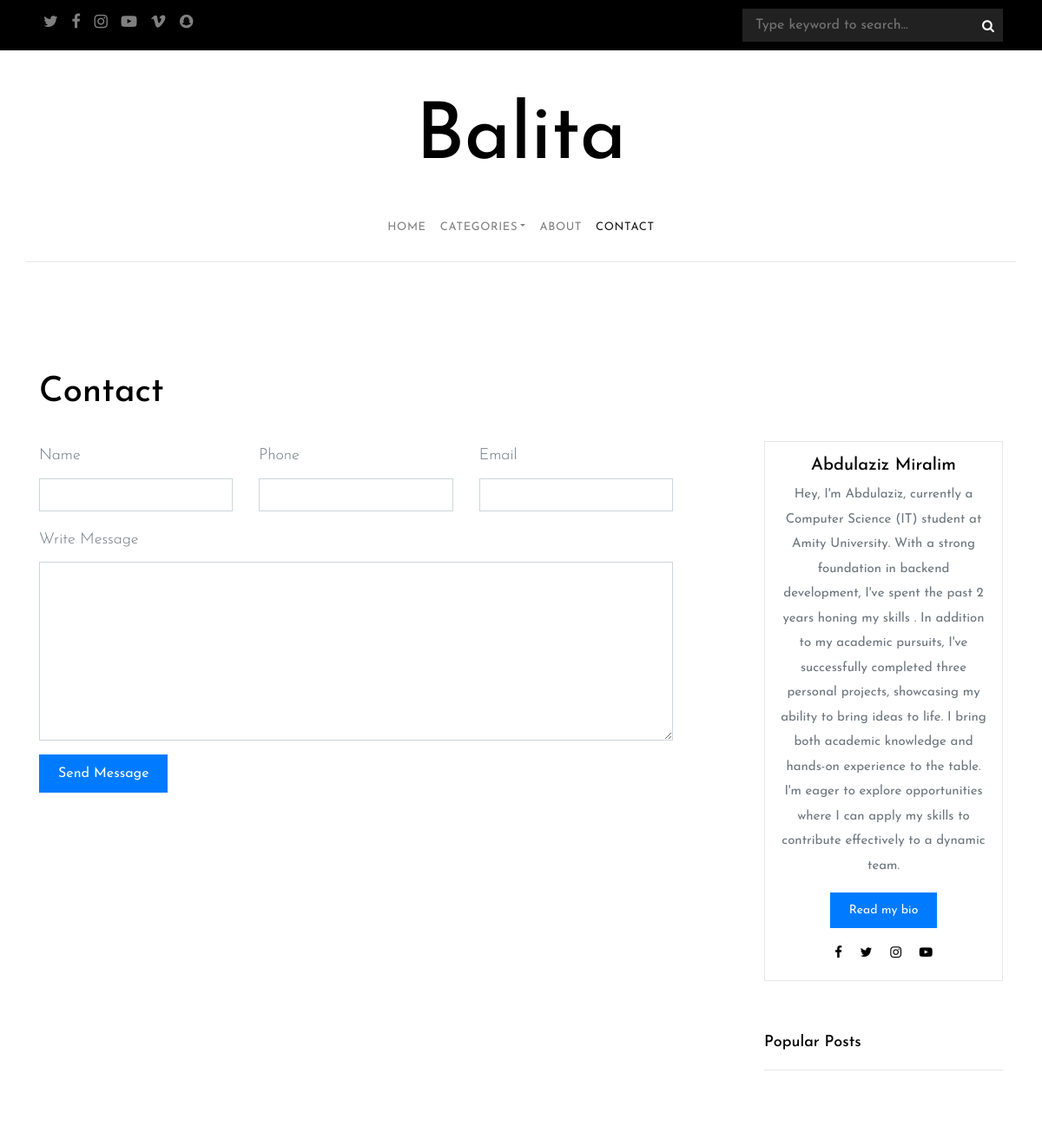
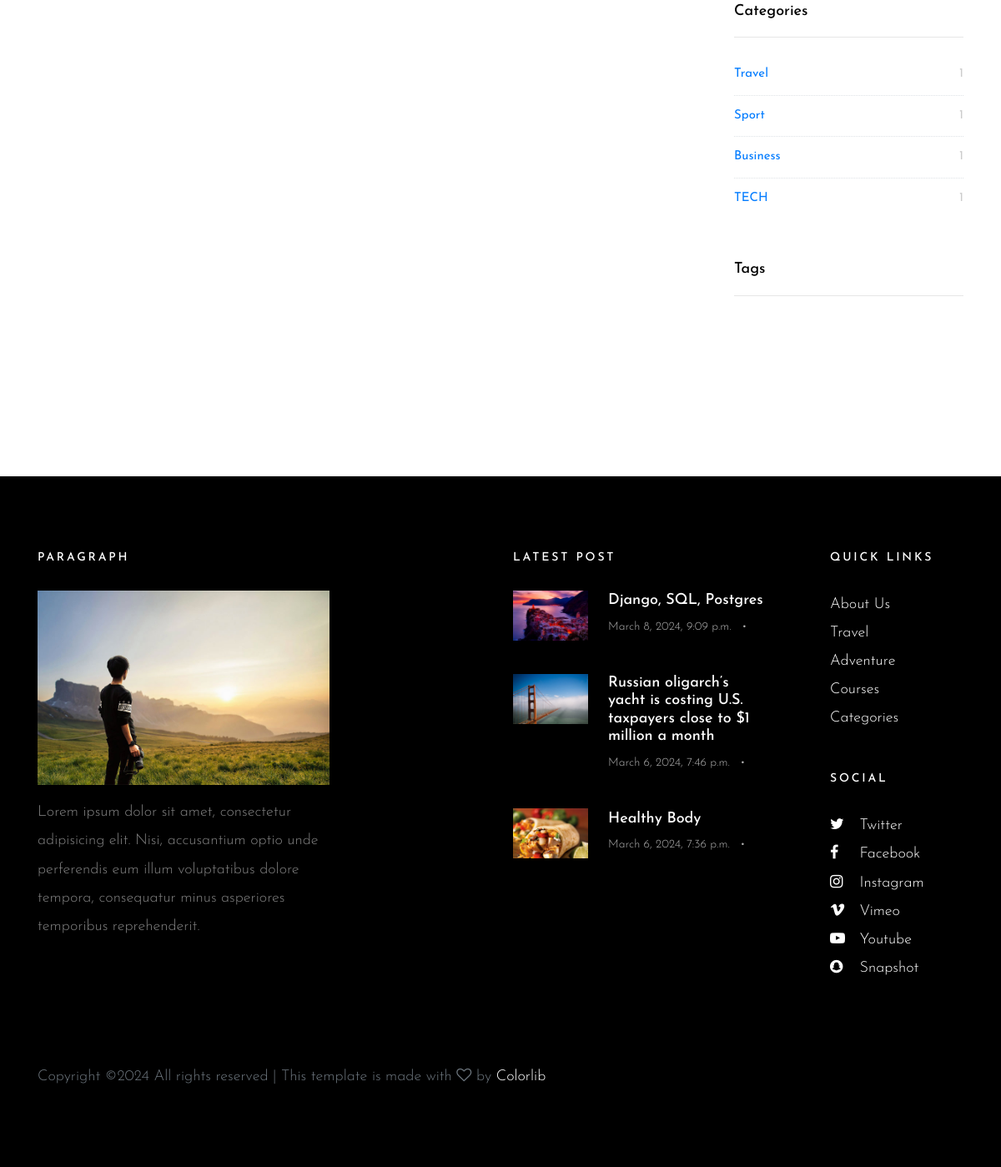
Page /contact/ on the committed database (2 pictures, top to bottom).
### blog/models.py (models this page shows, shortened)
class Category(models.Model):
    name = models.CharField(max_length=100)
    created_at = models.DateTimeField(auto_now_add=True)
    updated_at = models.DateTimeField(auto_now=True)
    def __str__(self):
        return self.name

class Post(models.Model):
    title = models.CharField(max_length=100)
    description = models.TextField()
    image = models.ImageField(upload_to='posts/')
    category = models.ForeignKey(Category, on_delete=models.CASCADE)
    tag = models.ManyToManyField(Tag, blank=True)
    is_published = models.BooleanField(default=True)
    views = models.IntegerField(default=0)
    created_at = models.DateTimeField(auto_now_add=True)
    updated_at = models.DateTimeField(auto_now=True)

### blog/views.py (the view, shortened to what this page needs)
# urls.py: path('contact/', contact_view),
def contact_view(request):
    posts = Post.objects.filter(is_published=True)
    latest_posts = posts.order_by('-created_at')[:3]
    categories = Category.objects.all()
    d = {
        'latest_posts': latest_posts,
        'categories': categories,
        'contact': 'active'
    }
    return render(request, 'contact.html', context=d)

### templates/contact.html (shortened to what this page needs)
{% extends 'layouts/base.html' %}
{% load static %}
{% block content %}
<section class="site-section">
    <div class="container">
        <div class="row mb-4">
            <div class="col-md-6">
                <h1>Contact</h1>
            </div>
        </div>
        <div class="row blog-entries">
            <div class="col-md-12 col-lg-8 main-content">
                <form action="#" method="post">
                    <div class="row">
                        <div class="col-md-4 form-group">
                            <label for="name">Name</label>
                            <input name="name" type="text" id="name" class="form-control ">
                        </div>
                        <div class="col-md-4 form-group">
                            <label for="phone">Phone</label>
                            <input name="phone" type="text" id="phone" class="form-control ">
                        </div>
                        <div class="col-md-4 form-group">
                            <label for="email">Email</label>
                            <input name="email" type="email" id="email" class="form-control ">
                        </div>
                    </div>
                    <div class="row">
                        <div class="col-md-12 form-group">
                            <label for="message">Write Message</label>
                            <textarea name="message" id="message" class="form-control " cols="30" rows="8"></textarea>
                        </div>
                    </div>
                    <div class="row">
                        <div class="col-md-6 form-group">
                            <input type="submit" value="Send Message" class="btn btn-primary">
                        </div>
                    </div>
                </form>
            </div>
            {% include 'layouts/author_page.html' %}
        </div>
    </div>
</section>
{% endblock %}

### templates/layouts/base.html (shortened to what this page needs)
<!doctype html>
<html lang="en">
{% load static %}
<head>
    <link rel="stylesheet" href="{% static './css/bootstrap.css' %}">
    <link rel="stylesheet" href="{% static './css/animate.css' %}">
    <link rel="stylesheet" href="{% static  './css/owl.carousel.min.css' %}">
    <link rel="stylesheet" href="{% static  './fonts/ionicons/css/ionicons.min.css' %}">
    <link rel="stylesheet" href="{% static './fonts/fontawesome/css/font-awesome.min.css' %}">
    <link rel="stylesheet" href="{% static  './fonts/flaticon/font/flaticon.css' %}">
    <link rel="stylesheet" href="{% static './css/style.css' %}">
</head>
<body>
<header role="banner">
    <div class="top-bar">
        <div class="container">
            <div class="row">
                <div class="col-9 social">
                    <a href="#"><span class="fa fa-twitter"></span></a>
                    <a href="#"><span class="fa fa-facebook"></span></a>
                    <a href="#"><span class="fa fa-instagram"></span></a>
                    <a href="#"><span class="fa fa-youtube-play"></span></a>
                    <a href="#"><span class="fa fa-vimeo"></span></a>
                    <a href="#"><span class="fa fa-snapchat"></span></a>
                </div>
                <div class="col-3 search-top">
                    <form action="/search/" method="post" class="search-top-form">
                        <span class="icon fa fa-search"></span>
                        <input name="query" type="text" id="s" placeholder="Type keyword to search...">
                    </form>
                </div>
            </div>
        </div>
    </div>
    <div class="container logo-wrap">
        <div class="row pt-5">
            <div class="col-12 text-center">
                <h1 class="site-logo"><a href="/">Balita</a></h1>
            </div>
        </div>
    </div>
    <nav class="navbar navbar-expand-md  navbar-light bg-light">
        <div class="container">
            <div class="collapse navbar-collapse" id="navbarMenu">
                <ul class="navbar-nav mx-auto">
                    <li class="nav-item">
                        <a class="nav-link {{ home }}" href="/">Home</a>
                    </li>
                    <li class="nav-item dropdown">
                        <a class="nav-link {{ categories }} dropdown-toggle" href="/category" id="dropdown05" data-toggle="dropdown"
                           aria-haspopup="true" aria-expanded="false">Categories</a>
                    </li>
                    <li class="nav-item">
                        <a class="nav-link {{ about }}" href="/about">About</a>
                    </li>
                    <li class="nav-item">
                        <a class="nav-link {{ contact }}" href="/contact">Contact</a>
                    </li>
                </ul>
            </div>
        </div>
    </nav>
</header>
{% block content %}
{% endblock %}
<footer class="site-footer" >
    <div class="container">
        <div class="row mb-5">
            <div class="col-md-4">
                <h3>Paragraph</h3>
                <p>
                    <img src="{% static 'images/img_1.jpg' %}" alt="Image placeholder" class="img-fluid">
                </p>
                <p>Lorem ipsum dolor sit amet, consectetur adipisicing elit. Nisi, accusantium optio unde perferendis
                    eum illum voluptatibus dolore tempora, consequatur minus asperiores temporibus reprehenderit.</p>
            </div>
            <div class="col-md-6 ml-auto">
                <div class="row">
                    <div class="col-md-7">
                        <h3>Latest Post</h3>
                        <div class="post-entry-sidebar">
                            <ul>
                                {% for post in latest_posts %}
                                <li>
                                    <a href="/blog/{{ post.id }}">
                                        <img src="{{ post.image.url }}" alt="Image placeholder" class="mr-4">
                                        <div class="text">
                                            <h4>{{ post.title }}</h4>
                                            <div class="post-meta">
                                                <span class="mr-2">{{ post.created_at }}</span> &bullet;
                                            </div>
                                        </div>
                                    </a>
                                </li>
                                {% endfor %}
                            </ul>
                        </div>
                    </div>
                    <div class="col-md-1"></div>
                    <div class="col-md-4">
                        <div class="mb-5">
                            <h3>Quick Links</h3>
                            <ul class="list-unstyled">
                                <li><a href="/about">About Us</a></li>
                                <li><a href="/category/?cat={{ category.id }}">Travel</a></li>
                                <li><a href="#">Adventure</a></li>
                                <li><a href="#">Courses</a></li>
                                <li><a href="#">Categories</a></li>
                            </ul>
                        </div>
                        <div class="mb-5">
                            <h3>Social</h3>
                            <ul class="list-unstyled footer-social">
                                <li><a href="#"><span class="fa fa-twitter"></span> Twitter</a></li>
                                <li><a href="#"><span class="fa fa-facebook"></span> Facebook</a></li>
                                <li><a href="#"><span class="fa fa-instagram"></span> Instagram</a></li>
                                <li><a href="#"><span class="fa fa-vimeo"></span> Vimeo</a></li>
                                <li><a href="#"><span class="fa fa-youtube-play"></span> Youtube</a></li>
                                <li><a href="#"><span class="fa fa-snapchat"></span> Snapshot</a></li>
                            </ul>
                        </div>
                    </div>
                </div>
            </div>
        </div>
        <div class="row">
            <div class="col-md-12">
                Copyright &copy;<script>document.write(new Date().getFullYear());</script>
                All rights reserved | This template is made with <i class="fa fa-heart-o" aria-hidden="true"></i> by <a
                    href="https://colorlib.com/" target="_blank">Colorlib</a>
            </div>
        </div>
    </div>
</footer>
</body>
</html>

### templates/layouts/author_page.html (shortened to what this page needs)
{% load static %}
<div class="col-md-12 col-lg-4 sidebar">
                <div class="sidebar-box">
                    <div class="bio text-center">
                        <div class="bio-body">
                            <h2>Abdulaziz Miralim</h2>
                            <p>Hey, I'm Abdulaziz, currently a Computer Science (IT) student at Amity University. With a strong
foundation in backend development, I've spent the past 2 years honing my skills . In addition to my
academic pursuits, I've successfully completed three personal projects, showcasing my ability to bring
ideas to life. I bring both academic knowledge and hands-on experience to the table. I'm eager to
explore opportunities where I can apply my skills to contribute effectively to a dynamic team.</p>
                            <p><a href="#" class="btn btn-primary btn-sm">Read my bio</a></p>
                            <p class="social">
                                <a href="#" class="p-2"><span class="fa fa-facebook"></span></a>
                                <a href="#" class="p-2"><span class="fa fa-twitter"></span></a>
                                <a href="#" class="p-2"><span class="fa fa-instagram"></span></a>
                                <a href="#" class="p-2"><span class="fa fa-youtube-play"></span></a>
                            </p>
                        </div>
                    </div>
                </div>
                <div class="sidebar-box">
                    <h3 class="heading">Popular Posts</h3>
                </div>
                <div class="sidebar-box">
                    <h3 class="heading">Categories</h3>
                    <ul class="categories">
                        {% for category in categories %}
                        <li><a href="#">{{ category.name }} <span>{{ category.post_set.count }}</span></a></li>
                        {% endfor %}
                    </ul>
                </div>
                <div class="sidebar-box">
                    <h3 class="heading">Tags</h3>
                </div>
            </div>

### static/css/style.css (style rules this page uses)
body { background: #fff; font-family: "Josefin Sans", arial, sans-serif; font-weight: 300; font-size: 18px; line-height: 1.9; color: #6c757d; }
a { -webkit-transition: .3s all ease; -o-transition: .3s all ease; transition: .3s all ease; text-decoration: none; }
h1, h2, h3, h4 { color: #000; font-family: "Josefin Sans", arial, sans-serif; }
header { position: relative; top: 0; left: 0; width: 100%; z-index: 5; font-weight: 400; background: #fff !important; }
header .navbar-collapse { position: relative; }
header .navbar { padding-top: 0; padding-bottom: 0; background: transparent !important; }
header .navbar .nav-link { padding: 1.7rem 1rem; font-size: 13px; outline: none !important; text-transform: uppercase; letter-spacing: .05em; }
.site-logo a { color: #000; font-size: 90px; }
.top-bar { background: #000; padding: 10px 0; }
.top-bar .social a, .top-bar .search-icon a { color: #fff; opacity: .5; padding: 5px; }
.top-bar .social { text-align: left; }
.navbar > .container { border-bottom: 1px solid #e6e6e6; }
.bio { padding: 15px; background: #fff; border: 1px solid #e6e6e6; font-weight: 400; }
.bio h2 { font-size: 20px; }
.bio .bio-body .social a { color: #000; }
.site-section { padding: 7em 0; }
.btn, .form-control { outline: none; -webkit-box-shadow: none !important; box-shadow: none !important; border-radius: 0; }
.form-control { -webkit-box-shadow: none !important; box-shadow: none !important; }
textarea.form-control { height: inherit; }
.btn { -webkit-transition: .3s all ease; -o-transition: .3s all ease; transition: .3s all ease; padding: 8px 20px; }
.btn.btn-primary { color: #fff; border-width: 2px; }
.btn.btn-sm { font-size: 14px; }
.sidebar { padding-left: 5em; }
.sidebar-box { margin-bottom: 4em; font-size: 15px; width: 100%; float: left; background: #fff; }
.sidebar-box *:last-child { margin-bottom: 0; }
.sidebar-box .heading { font-size: 18px; margin-bottom: 30px; padding-bottom: 20px; border-bottom: 1px solid #e6e6e6; }
.categories { padding: 0; margin: 0; font-weight: 400; }
.categories li { padding: 0; margin: 0; position: relative; margin-bottom: 10px; padding-bottom: 10px; border-bottom: 1px dotted #dee2e6; list-style: none; }
.categories li:last-child { margin-bottom: 0; border-bottom: none; padding-bottom: 0; }
.categories li a { display: block; }
.categories li a span { position: absolute; right: 0; top: 0; color: #ccc; }
.heading { color: #000; }
.search-top .search-top-form { position: relative; float: right; }
.search-top .icon { position: absolute; right: 10px; top: 50%; -webkit-transform: translateY(-50%); -ms-transform: translateY(-50%); transform: translateY(-50%); font-size: 15px; color: #fff; }
.search-top input { color: #fff; background: #212121; width: inherit; min-width: 300px; border: none; -webkit-transition: .3s all ease; -o-transition: .3s all ease; transition: .3s all ease; padding: 4px 30px 4px 15px; font-size: 16px; }
.post-entry-sidebar .post-meta { font-size: 14px; color: #b3b3b3; }
.post-entry-sidebar ul { padding: 0; margin: 0; }
.post-entry-sidebar ul li { list-style: none; padding: 0 0 20px 0; margin: 0 0 20px 0; }
.post-entry-sidebar ul li a { display: table; }
.post-entry-sidebar ul li a img { width: 90px; }
.post-entry-sidebar ul li a img, .post-entry-sidebar ul li a .text { display: table-cell; vertical-align: middle; }
.post-entry-sidebar ul li a .text h4 { font-size: 18px; }
.site-footer { background-size: cover; background-position: center center; background-repeat: no-repeat; padding: 5em 0; background: #000; }
.site-footer .post-entry-sidebar ul li a h4 { color: #fff; }
.site-footer .footer-social li a > span { width: 30px; }
.site-footer a { color: #fff; }
.site-footer h3 { color: #fff; margin-bottom: 30px; font-size: 14px; text-transform: uppercase; letter-spacing: .2em; }
.site-footer p { color: rgba(255, 255, 255, 0.5); }

### rows in the picture
Category: name "Travel", post_set.count "1"
Category: name "Sport", post_set.count "1"
Category: name "Business", post_set.count "1"
Category: name "TECH", post_set.count "1"
Post: image (picture), title "Django, SQL, Postgres", created_at "March 8, 2024, 9:09 p.m."
Post: image (picture), title "Russian oligarch’s yacht is costing U.S. taxpayers close to $1 million a month", created_at "March 6, 2024, 7:46 p.m."
Post: image (picture), title "Healthy Body", created_at "March 6, 2024, 7:36 p.m."
